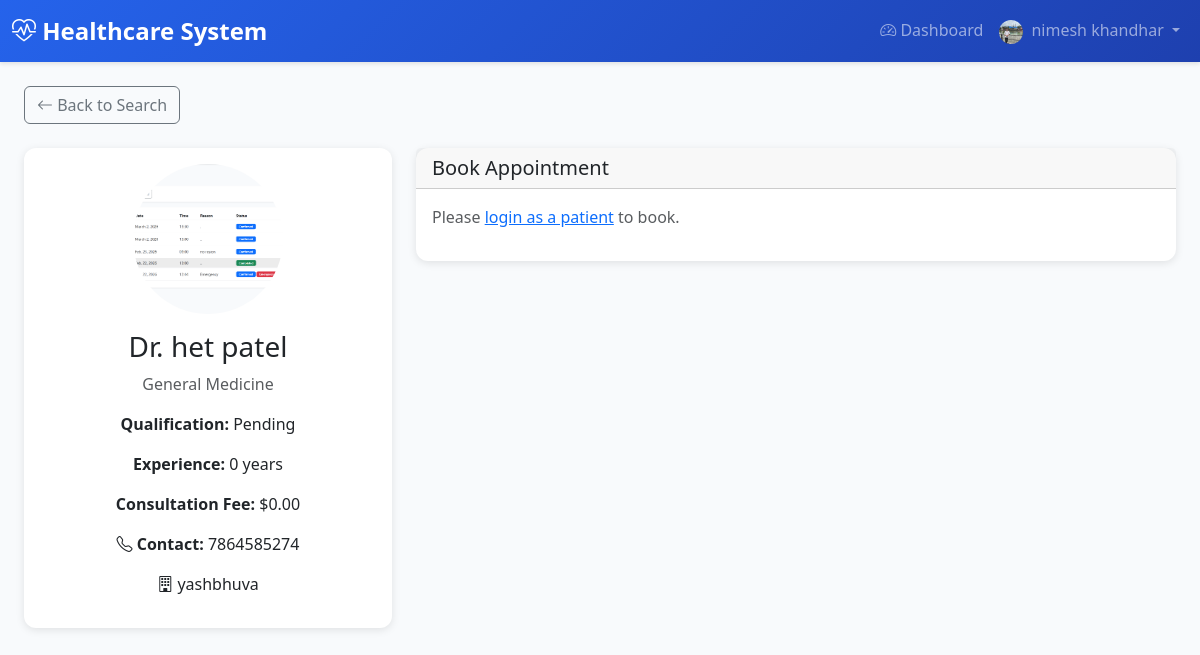
The app's page /doctors/4/ (signed in) with its own data.
### accounts/models.py (models this page shows, shortened)
class User(AbstractUser):
    email = models.EmailField(unique=True)
    ROLE_CHOICES = [
        ('ADMIN', 'Admin'),
        ('DOCTOR', 'Doctor'),
        ('PATIENT', 'Patient'),
        ('HOSPITAL', 'Hospital'),
        ('HOSPITAL_ADMIN', 'Hospital Admin'),
    ]
    role = models.CharField(max_length=20, choices=ROLE_CHOICES, default='PATIENT')
    is_approved = models.BooleanField(default=False)  # For Doctor and Hospital approval
    phone_number = models.CharField(max_length=15, blank=True)
    address = models.TextField(blank=True)
    profile_picture = models.ImageField(upload_to='user_profiles/', blank=True, null=True)
    created_at = models.DateTimeField(auto_now_add=True)
    updated_at = models.DateTimeField(auto_now=True)
    class Meta:
        db_table = 'users'
        verbose_name = 'User'
        verbose_name_plural = 'Users'

### doctors/models.py (models this page shows, shortened)
class DoctorProfile(models.Model):
    SPECIALIZATION_CHOICES = [
        ('CARDIOLOGY', 'Cardiology'),
        ('DERMATOLOGY', 'Dermatology'),
        ('NEUROLOGY', 'Neurology'),
        ('ORTHOPEDICS', 'Orthopedics'),
        ('PEDIATRICS', 'Pediatrics'),
        ('PSYCHIATRY', 'Psychiatry'),
        ('SURGERY', 'Surgery'),
        ('GENERAL', 'General Medicine'),
        ('ONCOLOGY', 'Oncology'),
        ('GYNECOLOGY', 'Gynecology'),
    ]
    user = models.OneToOneField(
        settings.AUTH_USER_MODEL,
        on_delete=models.CASCADE,
        related_name='doctor_profile'
    )
    license_number = models.CharField(max_length=50, unique=True)
    specialization = models.CharField(max_length=50, choices=SPECIALIZATION_CHOICES, default='GENERAL')
    years_of_experience = models.PositiveIntegerField(default=0)
    qualification = models.CharField(max_length=200)
    bio = models.TextField(blank=True)
    consultation_fee = models.DecimalField(max_digits=10, decimal_places=2, default=0.00)
    profile_picture = models.ImageField(upload_to='doctor_profiles/', blank=True, null=True)
    verification_document = models.FileField(upload_to='doctor_verifications/', blank=True, null=True, help_text="Upload license or certification document for verification")
    hospital = models.ForeignKey(
        'hospitals.Hospital',
        on_delete=models.SET_NULL,
        null=True,
        blank=True,
        related_name='doctors'
    )
    is_available = models.BooleanField(default=True)
    available_from = models.TimeField(default=time(9, 0), help_text="Start of working hours")
    available_to = models.TimeField(default=time(17, 0), help_text="End of working hours")
    slot_duration_minutes = models.PositiveIntegerField(default=30)
    created_at = models.DateTimeField(auto_now_add=True)
    updated_at = models.DateTimeField(auto_now=True)
    class Meta:
        db_table = 'doctor_profiles'
        verbose_name = 'Doctor Profile'
        verbose_name_plural = 'Doctor Profiles'

### hospitals/models.py (models this page shows, shortened)
class Hospital(models.Model):
    user = models.OneToOneField(
        settings.AUTH_USER_MODEL,
        on_delete=models.CASCADE,
        related_name='hospital_profile'
    )
    name = models.CharField(max_length=200)
    registration_number = models.CharField(max_length=50, unique=True)
    address = models.TextField(blank=True)
    city = models.CharField(max_length=100, blank=True)
    state = models.CharField(max_length=100, blank=True)
    zip_code = models.CharField(max_length=10, blank=True)
    phone = models.CharField(max_length=15, blank=True)
    email = models.EmailField(blank=True)
    website = models.URLField(blank=True)
    description = models.TextField(blank=True)
    facilities = models.TextField(blank=True, help_text="Departments - comma separated")
    total_beds = models.PositiveIntegerField(default=0)
    available_beds = models.PositiveIntegerField(default=0)  # Kept for migration; use available_beds_count for dynamic
    logo = models.ImageField(upload_to='hospital_logos/', blank=True, null=True)
    verification_document = models.FileField(upload_to='hospital_verifications/', blank=True, null=True, help_text="Upload registration certificate or license for verification")
    created_at = models.DateTimeField(auto_now_add=True)
    updated_at = models.DateTimeField(auto_now=True)
    class Meta:
        db_table = 'hospitals'
        verbose_name = 'Hospital'
        verbose_name_plural = 'Hospitals'
        ordering = ['name']
    @property
    def available_beds_count(self):
        """Dynamically calculated: total_beds - occupied (do not edit; set total_beds only)"""
        return max(0, self.total_beds - self.occupied_beds_count)
    def get_available_beds_display(self):
        """For admin list_display (avoids property in admin)"""
        return self.available_beds_count
    get_available_beds_display.short_description = 'Available beds'

### doctors/views.py (the view, shortened to what this page needs)
# urls.py: path('<int:pk>/', views.DoctorDetailView.as_view(), name='doctor_detail'),
class DoctorDetailView(LoginRequiredMixin, DetailView):
    model = DoctorProfile
    template_name = 'doctors/doctor_detail.html'
    context_object_name = 'doctor'
    def get_queryset(self):
        return DoctorProfile.objects.select_related('user', 'hospital').filter(
            user__is_approved=True,
            user__is_active=True
        )
    def get_context_data(self, **kwargs):
        context = super().get_context_data(**kwargs)
        doctor = self.object
        today = timezone.now().date()
        leave_dates = set(DoctorLeave.objects.filter(doctor=doctor).values_list('leave_date', flat=True))
        doctor_hospitals = []
        if doctor.hospital_id:
            doctor_hospitals.append(doctor.hospital)
        for a in DoctorHospitalAssignment.objects.filter(doctor=doctor, is_active=True).select_related('hospital'):
            if a.hospital not in doctor_hospitals:
                doctor_hospitals.append(a.hospital)
        context['doctor_hospitals'] = doctor_hospitals
        context['doctor_profile_picture_url'] = None
        for obj in (doctor, doctor.user):
            if getattr(obj, 'profile_picture', None):
                try:
                    context['doctor_profile_picture_url'] = obj.profile_picture.url
                    break
                except (ValueError, AttributeError):
                    pass
        available_dates = []
        for i in range(14):
            d = today + timedelta(days=i)
            if d not in leave_dates:
                available_dates.append(d)
        context['available_dates'] = available_dates
        context['available_slots'] = []
        selected_date_str = self.request.GET.get('date', '')
        return context

### accounts/context_processors.py (called while the page is built)
def profile_picture_url(request):
    url = None
    if request.user.is_authenticated and getattr(request.user, 'profile_picture', None):
        try:
            if request.user.profile_picture:
                url = request.user.profile_picture.url
        except (ValueError, AttributeError):
            pass
    return {'profile_picture_url': url}

### templates/doctors/doctor_detail.html (shortened to what this page needs)
{% extends 'base.html' %}
{% block content %}
<div class="container-fluid">
    <div class="mb-4">
        <a href="{% url 'doctors:doctor_search' %}" class="btn btn-outline-secondary"><i class="bi bi-arrow-left"></i> Back to Search</a>
    </div>
    <div class="row">
        <div class="col-md-4 mb-4">
            <div class="card">
                <div class="card-body text-center">
                    {% if doctor_profile_picture_url %}
                    <img src="{{ doctor_profile_picture_url }}" alt="" class="rounded-circle mb-3" style="width: 150px; height: 150px; object-fit: cover;">
                    {% else %}
                    <i class="bi bi-person-circle text-muted" style="font-size: 8rem;"></i>
                    {% endif %}
                    <h3>Dr. {{ doctor.user.get_full_name|default:doctor.user.username }}</h3>
                    <p class="text-muted">{{ doctor.get_specialization_display }}</p>
                    <p><strong>Qualification:</strong> {{ doctor.qualification }}</p>
                    <p><strong>Experience:</strong> {{ doctor.years_of_experience }} years</p>
                    <p><strong>Consultation Fee:</strong> ${{ doctor.consultation_fee }}</p>
                    {% if doctor.user.phone_number %}<p><strong><i class="bi bi-telephone"></i> Contact:</strong> {{ doctor.user.phone_number }}</p>{% endif %}
                    {% if doctor_hospitals %}
                    <p><i class="bi bi-building"></i> {% for h in doctor_hospitals %}{{ h.name }}{% if not forloop.last %}, {% endif %}{% endfor %}</p>
                    {% endif %}
                </div>
            </div>
        </div>
        <div class="col-md-8">
            <div class="card mb-4">
                <div class="card-header"><h5 class="mb-0">Book Appointment</h5></div>
                <div class="card-body">
                    {% if user.role == 'PATIENT' and doctor_hospitals %}
                    <form method="post" action="{% url 'appointments:book_normal' doctor.pk %}" enctype="multipart/form-data">
                        {% csrf_token %}
                        {% if doctor_hospitals|length == 1 %}
                        <input type="hidden" name="hospital_id" value="{{ doctor_hospitals.0.id }}">
                        {% else %}
                        <div class="mb-3">
                            <label class="form-label">Hospital</label>
                            <select name="hospital_id" class="form-select" required>
                                {% for h in doctor_hospitals %}<option value="{{ h.id }}">{{ h.name }}</option>{% endfor %}
                            </select>
                        </div>
                        {% endif %}
                        <div class="row mb-3">
                            <div class="col-md-6">
                                <label class="form-label">Select Date</label>
                                <select name="date" class="form-select" required id="dateSelect">
                                    <option value="">Choose date</option>
                                    {% for d in available_dates %}
                                    <option value="{{ d|date:'Y-m-d' }}" {% if selected_date and selected_date == d %}selected{% endif %}>{{ d|date:"l, M d, Y" }}</option>
                                    {% endfor %}
                                </select>
                            </div>
                            <div class="col-md-6">
                                <label class="form-label">Select Time</label>
                                <select name="time" class="form-select" required>
                                    <option value="">{% if selected_date %}Choose time{% else %}Select date first{% endif %}</option>
                                    {% for slot in available_slots %}
                                    <option value="{{ slot|time:'H:i' }}">{{ slot|time:"g:i A" }}</option>
                                    {% endfor %}
                                </select>
                                {% if selected_date and not available_slots %}
                                <small class="text-muted">No slots available for this date.</small>
                                {% endif %}
                            </div>
                        </div>
                        <div class="mb-3">
                            <label class="form-label">Reason for visit</label>
                            <textarea name="reason" class="form-control" rows="2" required placeholder="Brief reason for appointment"></textarea>
                        </div>
                        <div class="mb-3">
                            <label class="form-label">Upload Medical Reports (optional)</label>
                            <input type="file" name="reports" class="form-control" multiple
                                   accept=".pdf,image/jpeg,image/png">
                            <small class="text-muted">
                                Allowed types: PDF, JPG, PNG. Max size 10 MB per file.
                            </small>
                        </div>
                        <button type="submit" class="btn btn-primary">Book Appointment</button>
                    </form>
                    <script>
                    document.getElementById('dateSelect').addEventListener('change', function() {
                        var url = new URL(window.location.href);
                        url.searchParams.set('date', this.value);
                        window.location.href = url.toString();
                    });
                    </script>
                    {% else %}
                    <p class="text-muted">Please <a href="{% url 'accounts:login' %}">login as a patient</a> to book.</p>
                    {% endif %}
                </div>
            </div>
        </div>
    </div>
</div>
{% endblock %}

### templates/base.html (shortened to what this page needs)
<!DOCTYPE html>
<html lang="en">
<head>
    <link href="https://cdn.jsdelivr.net/npm/bootstrap@5.3.0/dist/css/bootstrap.min.css" rel="stylesheet">
    <link rel="stylesheet" href="https://cdn.jsdelivr.net/npm/bootstrap-icons@1.11.0/font/bootstrap-icons.css">
</head>
<body>
    {% if user.is_authenticated %}
    <nav class="navbar navbar-expand-lg navbar-dark">
        <div class="container-fluid">
            <a class="navbar-brand" href="{% url 'accounts:dashboard_redirect' %}">
                <i class="bi bi-heart-pulse"></i> Healthcare System
            </a>
            <div class="collapse navbar-collapse" id="navbarNav">
                <ul class="navbar-nav ms-auto">
                    <li class="nav-item">
                        <a class="nav-link" href="{% url 'accounts:dashboard_redirect' %}">
                            <i class="bi bi-speedometer2"></i> Dashboard
                        </a>
                    </li>
                    <li class="nav-item dropdown">
                        <a class="nav-link dropdown-toggle" href="#" id="navbarDropdown" role="button" data-bs-toggle="dropdown">
                            {% if profile_picture_url %}
                            <img src="{{ profile_picture_url }}" alt="Profile" class="rounded-circle me-1" style="width: 24px; height: 24px; object-fit: cover;">
                            {% else %}
                            <i class="bi bi-person-circle"></i>
                            {% endif %}
                            {{ user.get_full_name|default:user.username }}
                        </a>
                    </li>
                </ul>
            </div>
        </div>
    </nav>
    {% endif %}
    <div class="container-fluid mt-4">
        {% block content %}{% endblock %}
    </div>
</body>
</html>

### templates/base.html (style rules this page uses)
:root { --primary-color: #2563eb; --secondary-color: #64748b; --success-color: #10b981; --danger-color: #ef4444; --warning-color: #f59e0b; --info-color: #3b82f6; }
body { font-family: 'Segoe UI', Tahoma, Geneva, Verdana, sans-serif; background-color: #f8fafc; }
.navbar { background: linear-gradient(135deg, var(--primary-color) 0%, #1e40af 100%); box-shadow: 0 2px 4px rgba(0,0,0,0.1); }
.navbar-brand { font-weight: 700; font-size: 1.5rem; }
.card { border: none; border-radius: 12px; box-shadow: 0 2px 8px rgba(0,0,0,0.1); transition: transform 0.2s, box-shadow 0.2s; }

### records on screen
User: get_full_name "nimesh khandhar"
DoctorProfile: user.get_full_name "het patel", specialization "General Medicine", qualification "Pending", years_of_experience "0", consultation_fee "0.00", user.phone_number "7864585274"
Hospital: name "yashbhuva"
